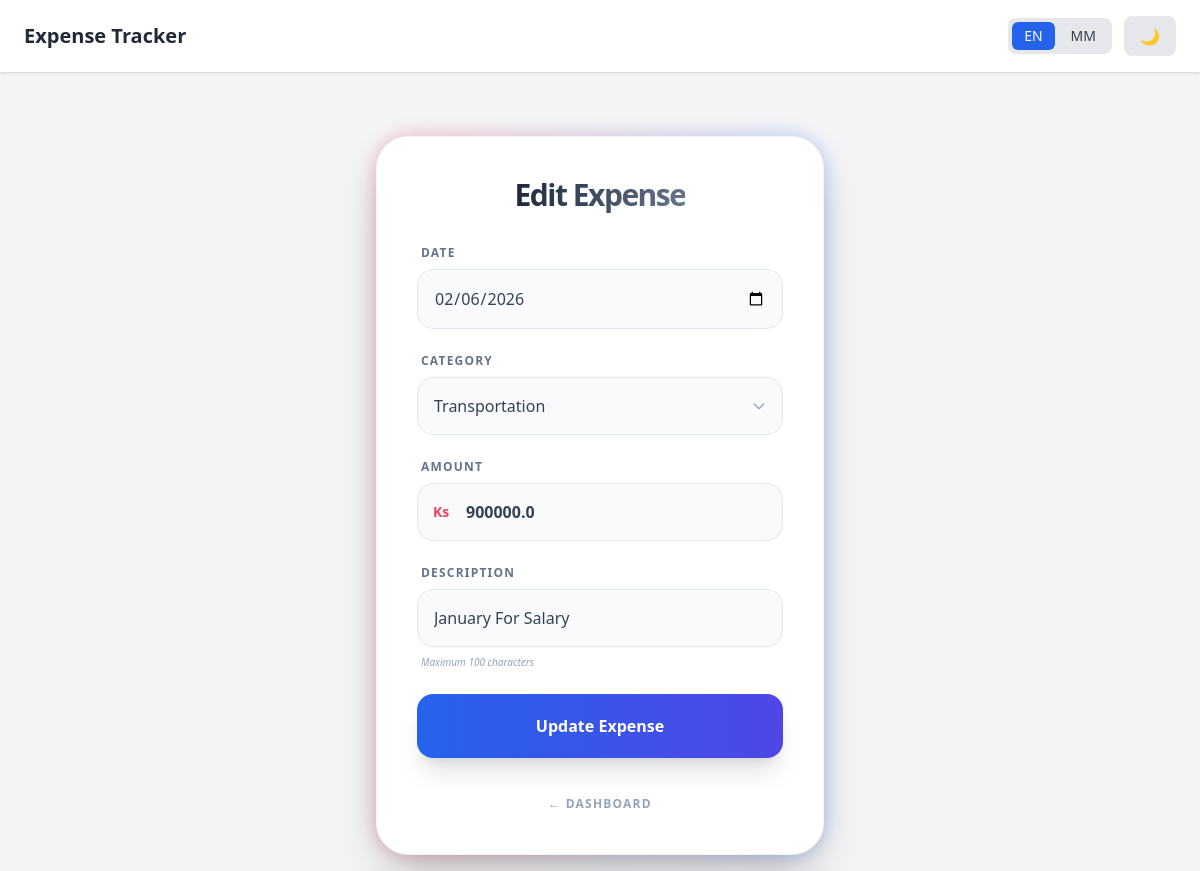
Page /edit_expense/19 (signed in) on the committed database.
### tables this page shows
CREATE TABLE expenses(
        id INTEGER PRIMARY KEY AUTOINCREMENT,
        user_id INTEGER,
        date TEXT,
        category TEXT,
        amount REAL,
        description TEXT,
        FOREIGN KEY(user_id) REFERENCES users(id)
    );

### app.py (the view, shortened to what this page needs)
@app.route("/edit_expense/<int:expense_id>", methods=["GET", "POST"])
def edit_expense(expense_id):
    if "user_id" not in session:
        return redirect(url_for("login"))
    conn = sqlite3.connect(DB_NAME)
    conn.row_factory = sqlite3.Row
    cursor = conn.cursor()
    cursor.execute(
        "SELECT date, category, amount, description FROM expenses WHERE id=? AND user_id=?",
        (expense_id, session["user_id"])
    )
    record = cursor.fetchone()
    conn.close()
    if not record:
        flash("Record not found!", "danger")
        return redirect(url_for("dashboard"))
    current_form_data = {
        'date': record['date'],
        'category': record['category'],
        'amount': record['amount'],
        'description': record['description']
    }
    return render_template(
        "expense_form.html",
        categories=EXPENSE_CATEGORIES,
        form_data=current_form_data,
        mode="edit",
        expense_id=expense_id
    )

### app.py (called while the page is built, shortened)
def t(key, is_user_data=False):
    lang = session.get('language', 'en')
    translated = LANGUAGES.get(lang, LANGUAGES['en']).get(key)
    if translated:
        return translated

@app.context_processor
def inject_translate():
    return dict(t=t)

### templates/expense_form.html (shortened to what this page needs)
{% extends "base.html" %}
{% block content %}
<div class="max-w-md mx-auto mt-12 relative group">
    <div class="relative bg-white dark:bg-slate-900 p-8 md:p-10 rounded-[2rem] shadow-2xl border border-slate-100 dark:border-slate-800">
        <h1 class="text-3xl font-black text-center tracking-tighter mb-8">
            <span class="text-transparent bg-clip-text bg-gradient-to-r from-slate-800 to-slate-500 dark:from-white dark:to-slate-400">
            </span>
        </h1>
        <form method="POST" class="space-y-6">
            <div class="flex flex-col space-y-2">
                <label class="text-xs font-black uppercase tracking-widest text-slate-500 ml-1">{{ t("date") }}</label>
                <input type="date" name="date" required
                    value="{{ (form_data|default({})).get('date', current_date|default('')) }}"
                    class="w-full p-4 bg-slate-50 dark:bg-slate-800/50 border border-slate-200 dark:border-slate-700 rounded-2xl focus:outline-none focus:ring-2 focus:ring-rose-500/50 focus:border-rose-500 transition-all text-slate-700 dark:text-slate-200">
            </div>
            <div class="flex flex-col space-y-2">
                <label class="text-xs font-black uppercase tracking-widest text-slate-500 ml-1">{{ t("category") }}</label>
                <div class="relative">
                    <select name="category" required
                        class="w-full p-4 bg-slate-50 dark:bg-slate-800/50 border border-slate-200 dark:border-slate-700 rounded-2xl focus:outline-none focus:ring-2 focus:ring-rose-500/50 focus:border-rose-500 transition-all appearance-none text-slate-700 dark:text-slate-200">
                        {% for cat in categories %}
                            <option value="{{ cat }}"
                                {% if (form_data|default({})).get('category') == cat %}selected{% endif %}>
                                {{ t(cat) }}
                            </option>
                        {% endfor %}
                    </select>
                    <div class="absolute right-4 top-1/2 -translate-y-1/2 pointer-events-none text-slate-400">
                    </div>
                </div>
            </div>
            <div class="flex flex-col space-y-2">
                <label class="text-xs font-black uppercase tracking-widest text-slate-500 ml-1">{{ t("amount") }}</label>
                <div class="relative">
                    <input type="number" step="0.01" name="amount" required
                        value="{{ (form_data|default({})).get('amount', '') }}"
                        placeholder="{{ t('amount_placeholder') }}"
                        class="w-full p-4 pl-12 bg-slate-50 dark:bg-slate-800/50 border border-slate-200 dark:border-slate-700 rounded-2xl focus:outline-none focus:ring-2 focus:ring-rose-500/50 focus:border-rose-500 transition-all text-slate-700 dark:text-slate-200 font-bold">
                    <span class="absolute left-4 top-1/2 -translate-y-1/2 text-rose-500 font-bold text-sm">Ks</span>
                </div>
            </div>
            <div class="flex flex-col space-y-2">
                <label class="text-xs font-black uppercase tracking-widest text-slate-500 ml-1">{{ t("description") }}</label>
                <input type="text" name="description"
                    value="{{ (form_data|default({})).get('description', '') }}"
                    placeholder="{{ t('description_placeholder') }}"
                    class="w-full p-4 bg-slate-50 dark:bg-slate-800/50 border border-slate-200 dark:border-slate-700 rounded-2xl focus:outline-none focus:ring-2 focus:ring-rose-500/50 focus:border-rose-500 transition-all text-slate-700 dark:text-slate-200">
                <p class="text-[10px] text-slate-400 ml-1 italic">{{ t("description_hint") }}</p>
            </div>
            <button type="submit"
                class="w-full py-5 rounded-2xl font-black text-white shadow-xl transform transition-all active:scale-[0.98]
                {% if mode == 'edit' %}
                    bg-gradient-to-r from-blue-600 to-indigo-600 hover:shadow-blue-500/25
                {% else %}
                    bg-gradient-to-r from-rose-600 to-rose-500 hover:shadow-rose-500/25
                {% endif %}">
                {% if mode == "edit" %}
                    {{ t("update_expense_btn") }}
                {% else %}
                    {{ t("add_expense_btn") }}
                {% endif %}
            </button>
        </form>
        <div class="mt-8 text-center">
            <a href="{{ url_for('dashboard') }}"
               class="text-xs font-black uppercase tracking-widest text-slate-400 hover:text-blue-500 transition-colors">
               ← {{ t("back_dashboard") }}
            </a>
        </div>
    </div>
</div>
{% endblock %}

### rows in the picture
expenses: date "02/06/2026", category "Transportation", amount "900000.0", description "January For Salary"

### other values in the picture
{{ t("app_title") }} "Expense Tracker"
{{ t("date") }} "DATE"
{{ t("category") }} "CATEGORY"
{{ t("amount") }} "AMOUNT"
{{ t("description") }} "DESCRIPTION"
{{ t("description_hint") }} "Maximum 100 characters"
{{ t("update_expense_btn") }} "Update Expense"
{{ t("back_dashboard") }} "DASHBOARD"
